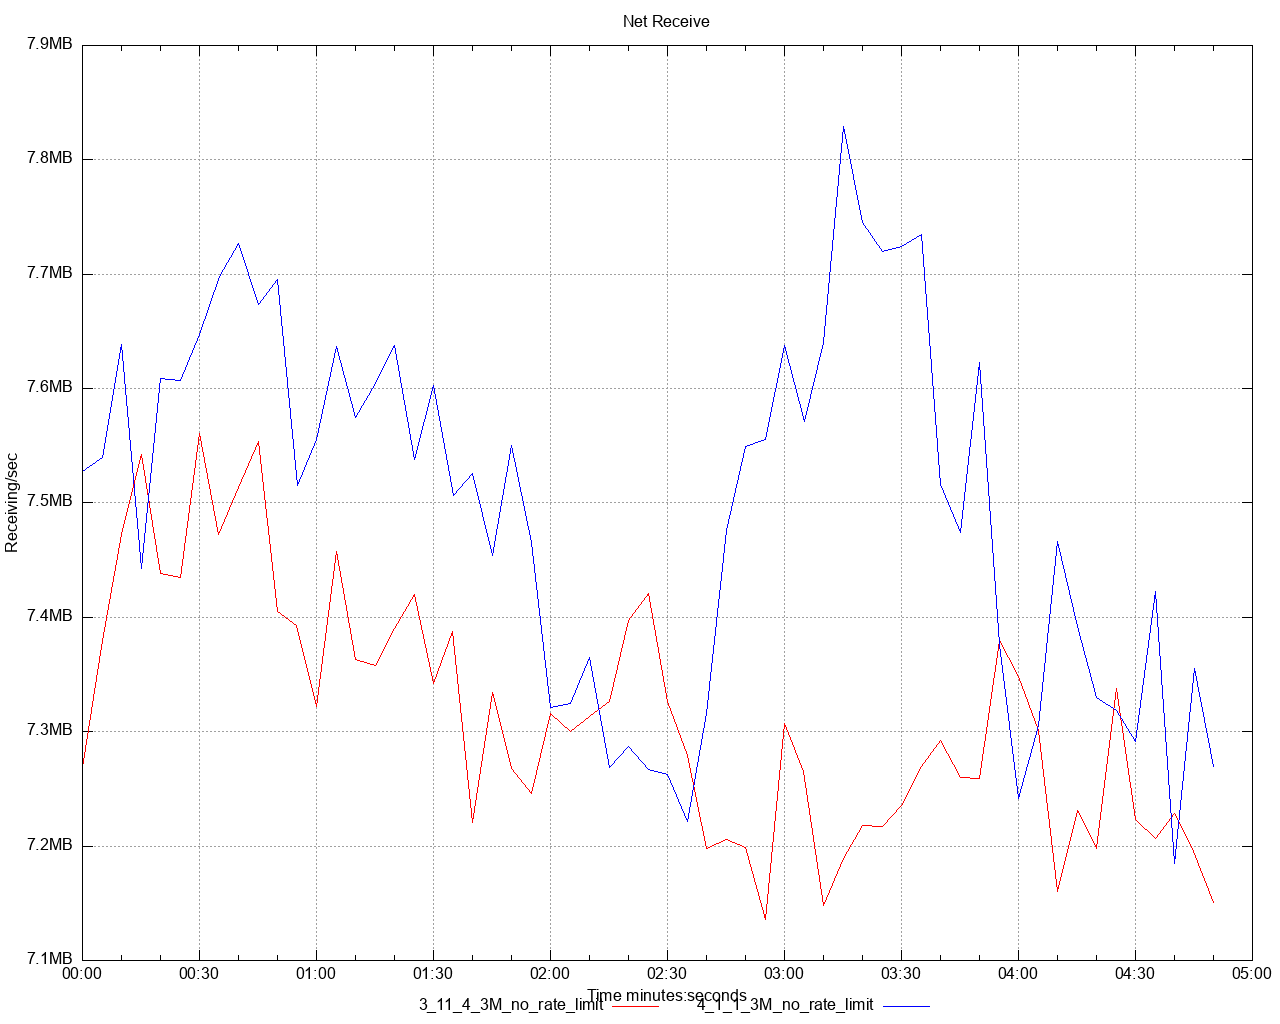

Write gnuplot code to recreate this figure.
set title 'Net Receive' noenhanced
set style data lines
set datafile separator ","
set terminal png size 1280,1024
set grid
set key below
set xdata time
set timefmt "%s"
offset = 0
t0(x)=(offset=($0==0) ? x : offset, x - offset)
set xlabel 'Time minutes:seconds'
set ylabel 'Receiving/sec'
set format y '%.1s%cB'
set output '/Users/ahmet.mircik/simulator/tests/report_3M_no_rate_limit/dstat/net_receive_A3.png'
plot \
   '/Users/ahmet.mircik/simulator/tests/report_3M_no_rate_limit/data/net_receive_A3_1.data' using (t0(timecolumn(1))):2 title "3_11_4_3M_no_rate_limit" noenhanced lt rgb "red", \
   '/Users/ahmet.mircik/simulator/tests/report_3M_no_rate_limit/data/net_receive_A3_2.data' using (t0(timecolumn(1))):2 title "4_1_1_3M_no_rate_limit" noenhanced lt rgb "blue", \
